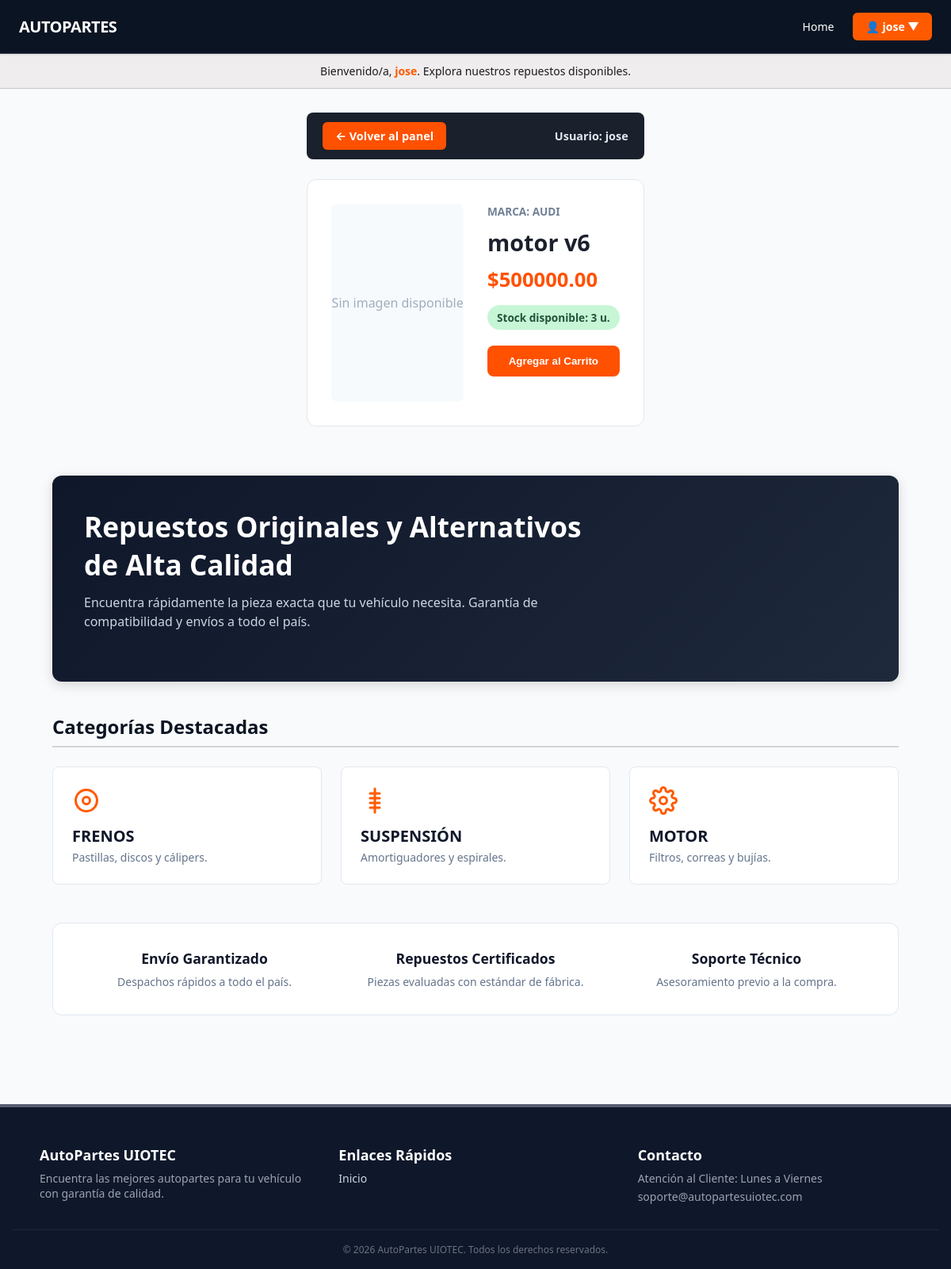
Screenshot of /cliente/producto/1/ (signed in) with the database file from the repository.
### Autopartes/models.py (models this page shows, shortened)
class Productos(models.Model):
    nombre_producto = models.CharField(max_length=30)
    marca_producto = models.CharField(max_length=20)
    precio = models.DecimalField(max_digits=10, decimal_places=2, default=0.00)
    stock = models.IntegerField(default=0)

### clientes/views.py (the view)
# urls.py: path('producto/<int:producto_id>/', views.detalle_producto, name='detalle_producto'),
@login_required
def detalle_producto(request, producto_id):
    producto = get_object_or_404(Productos, id=producto_id)
    return render(request, 'clientes/detalle.html', {'producto': producto})

### templates/clientes/detalle.html (shortened to what this page needs)
{% extends 'Autopartes/index.html' %}
{% load static %}
{% block codigoDinamico %}
<div class="detail-container">
    <div class="nav-panel-bar">
        <a href="{% url 'panel_cliente' %}" class="btn-back-panel">
            ← Volver al panel
        </a>
        <span style="color: #e2e8f0; font-weight: 600; font-size: 0.9rem;">
            Usuario: {{ request.user.username }}
        </span>
    </div>
    <div class="detail-card">
        <div>
            {% if producto.imagen %}
                <img src="{{ producto.imagen.url }}" alt="{{ producto.nombre_producto }}" style="width: 100%; border-radius: 8px; max-height: 300px; object-fit: cover;">
            {% else %}
                <div style="background: #f7fafc; height: 250px; display: flex; align-items: center; justify-content: center; color: #a0aec0; border-radius: 8px;">
                    Sin imagen disponible
                </div>
            {% endif %}
        </div>
        <div>
            <div style="font-size: 0.85rem; font-weight: 700; color: #718096; text-transform: uppercase;">MARCA: {{ producto.marca_producto }}</div>
            <h1 style="font-size: 1.8rem; font-weight: 800; margin: 10px 0; color: #1a202c;">{{ producto.nombre_producto }}</h1>
            <div style="font-size: 1.6rem; font-weight: 800; color: #FF5100; margin-bottom: 15px;">${{ producto.precio }}</div>
            {% if producto.stock > 0 %}
                <p style="color: #22543d; background: #c6f6d5; padding: 6px 12px; border-radius: 20px; display: inline-block; font-size: 0.85rem; font-weight: 700; margin-bottom: 20px;">
                    Stock disponible: {{ producto.stock }} u.
                </p>
                <form action="{% url 'agregar_al_carrito' producto.id %}" method="post">
                    <button type="submit" class="btn-cart">Agregar al Carrito</button>
                </form>
            {% else %}
                <p style="color: #742a2a; background: #fed7d7; padding: 6px 12px; border-radius: 20px; display: inline-block; font-size: 0.85rem; font-weight: 700; margin-bottom: 20px;">
                    Agotado
                </p>
                <button class="btn-cart" style="background-color: #cbd5e0; cursor: not-allowed;" disabled>Sin Stock</button>
            {% endif %}
        </div>
    </div>
</div>
{% endblock codigoDinamico %}

### templates/Autopartes/index.html (shortened to what this page needs)
{% load static %}
<!DOCTYPE html>
<html lang="es">
<head>
    <link rel="stylesheet" href="{% static 'Autopartes/styles.css' %}">
</head>
<body>
    <nav class="navbar">
        <div class="navbar-container">
            <a href="{% url 'index' %}" class="brand-title">
                Autopartes
            </a>
            <ul class="nav-links">
                <li><a href="{% url 'index' %}" style="color: var(--on-primary);">Home</a></li>
                {% if request.user.is_authenticated %}
                    <details style="position: relative; list-style: none;">
                        <summary style="list-style: none; cursor: pointer; background-color: #ff5a00; color: white; padding: 0.5rem 1rem; border-radius: 6px; font-weight: bold; display: inline-block;">
                            👤 {{ request.user.first_name|default:request.user.username }} ▼
                        </summary>
                    </details>
                {% endif %}
            </ul>
        </div>
    </nav>
    <div class="banner-info">
        <span>
            {% if request.user.is_authenticated %}
                Bienvenido/a, <strong style="color: #FF5A00;">{{ request.user.first_name|default:request.user.username }}</strong>. Explora nuestros repuestos disponibles.
            {% endif %}
        </span>
    </div>
    {% block codigoDinamico %}
    {% endblock codigoDinamico %}
    <main class="main-container" style="max-width: 1100px; margin: 2rem auto; padding: 0 1rem;">
        <section style="background: linear-gradient(135deg, #0f172a 0%, #1e293b 100%); color: #ffffff; padding: 2.5rem; border-radius: 12px; margin-bottom: 2.5rem; box-shadow: 0 4px 15px rgba(0,0,0,0.15);">
            <div style="max-width: 650px;">
                <h1 style="font-size: 2.2rem; font-weight: 800; margin-top: 0; margin-bottom: 0.75rem; color: #ffffff;">
                    Repuestos Originales y Alternativos de Alta Calidad
                </h1>
                <p style="color: #cbd5e1; font-size: 1rem; line-height: 1.5; margin-bottom: 1.5rem;">
                    Encuentra rápidamente la pieza exacta que tu vehículo necesita. Garantía de compatibilidad y envíos a todo el país.
                </p>
            </div>
        </section>
        <section style="margin-bottom: 3rem;">
            <h2 style="font-size: 1.5rem; font-weight: 700; color: var(--primary); margin-bottom: 1.5rem; border-bottom: 2px solid var(--border-color); padding-bottom: 0.5rem;">
                Categorías Destacadas
            </h2>
            <div class="cards-grid" style="display: grid; grid-template-columns: repeat(auto-fit, minmax(250px, 1fr)); gap: 1.5rem;">
                <div class="industrial-card" style="background: #ffffff; border: 1px solid #e2e8f0; border-radius: 8px; padding: 1.5rem; display: flex; flex-direction: column; justify-content: space-between;">
                    <div>
                        <svg width="36" height="36" viewBox="0 0 24 24" fill="none" stroke="#FF5A00" stroke-width="2" stroke-linecap="round" stroke-linejoin="round">
                            <circle cx="12" cy="12" r="9"></circle>
                            <circle cx="12" cy="12" r="3"></circle>
                        </svg>
                        <h3 style="font-size: 1.25rem; font-weight: 700; color: #0f172a; text-transform: uppercase; margin-top: 0.5rem;">Frenos</h3>
                        <p style="font-size: 0.875rem; color: #64748b; margin-top: 0.25rem;">Pastillas, discos y cálipers.</p>
                    </div>
                </div>
                <div class="industrial-card" style="background: #ffffff; border: 1px solid #e2e8f0; border-radius: 8px; padding: 1.5rem; display: flex; flex-direction: column; justify-content: space-between;">
                    <div>
                        <svg width="36" height="36" viewBox="0 0 24 24" fill="none" stroke="#FF5A00" stroke-width="2" stroke-linecap="round" stroke-linejoin="round">
                            <path d="M12 2v20M8 6h8M8 10h8M8 14h8M8 18h8"></path>
                        </svg>
                        <h3 style="font-size: 1.25rem; font-weight: 700; color: #0f172a; text-transform: uppercase; margin-top: 0.5rem;">Suspensión</h3>
                        <p style="font-size: 0.875rem; color: #64748b; margin-top: 0.25rem;">Amortiguadores y espirales.</p>
                    </div>
                </div>
                <div class="industrial-card" style="background: #ffffff; border: 1px solid #e2e8f0; border-radius: 8px; padding: 1.5rem; display: flex; flex-direction: column; justify-content: space-between;">
                    <div>
                        <h3 style="font-size: 1.25rem; font-weight: 700; color: #0f172a; text-transform: uppercase; margin-top: 0.5rem;">Motor</h3>
                        <p style="font-size: 0.875rem; color: #64748b; margin-top: 0.25rem;">Filtros, correas y bujías.</p>
                    </div>
                </div>
            </div>
        </section>
        <section style="background-color: #ffffff; border-radius: 12px; padding: 2rem; border: 1px solid #e2e8f0; margin-bottom: 2rem;">
            <div style="display: grid; grid-template-columns: repeat(auto-fit, minmax(200px, 1fr)); gap: 1.5rem; text-align: center;">
                <div>
                    <h4 style="margin: 0; font-size: 1.1rem; color: #0f172a; font-weight: 700;">Envío Garantizado</h4>
                    <p style="margin-top: 0.5rem; font-size: 0.875rem; color: #64748b;">Despachos rápidos a todo el país.</p>
                </div>
                <div>
                    <h4 style="margin: 0; font-size: 1.1rem; color: #0f172a; font-weight: 700;">Repuestos Certificados</h4>
                    <p style="margin-top: 0.5rem; font-size: 0.875rem; color: #64748b;">Piezas evaluadas con estándar de fábrica.</p>
                </div>
                <div>
                    <h4 style="margin: 0; font-size: 1.1rem; color: #0f172a; font-weight: 700;">Soporte Técnico</h4>
                    <p style="margin-top: 0.5rem; font-size: 0.875rem; color: #64748b;">Asesoramiento previo a la compra.</p>
                </div>
            </div>
        </section>
    </main>
    <footer class="footer" style="background-color: #0f172a; color: #ffffff; padding: 3rem 1rem 1rem 1rem; margin-top: 3rem;">
        <div style="max-width: 1100px; margin: 0 auto; display: grid; grid-template-columns: repeat(auto-fit, minmax(200px, 1fr)); gap: 2rem;">
            <div>
                <h5 style="font-size: 1.125rem; font-weight: bold; margin-bottom: 0.5rem; color: #ffffff;">AutoPartes UIOTEC</h5>
                <p style="color: #9CA3AF; font-size: 0.875rem; margin-top: 0;">Encuentra las mejores autopartes para tu vehículo con garantía de calidad.</p>
            </div>
            <div>
                <h5 style="font-size: 1.125rem; font-weight: bold; margin-bottom: 0.5rem; color: #ffffff;">Enlaces Rápidos</h5>
                <ul style="list-style: none; padding: 0; margin: 0; display: flex; flex-direction: column; gap: 0.5rem; font-size: 0.875rem;">
                    {% if request.user.is_staff %}
                        <li><a href="{% url 'productos' %}" style="color: #cbd5e1; text-decoration: none;">Productos</a></li>
                        <li><a href="{% url 'usuarios' %}" style="color: #cbd5e1; text-decoration: none;">Usuarios</a></li>
                        <li><a href="{% url 'ventas_detalles' %}" style="color: #cbd5e1; text-decoration: none;">Ventas Detalles</a></li>
                    {% else %}
                        <li><a href="{% url 'index' %}" style="color: #cbd5e1; text-decoration: none;">Inicio</a></li>
                    {% endif %}
                </ul>
            </div>
            <div>
                <h5 style="font-size: 1.125rem; font-weight: bold; margin-bottom: 0.5rem; color: #ffffff;">Contacto</h5>
                <p style="color: #9CA3AF; font-size: 0.875rem; margin: 0;">Atención al Cliente: Lunes a Viernes</p>
                <p style="color: #9CA3AF; font-size: 0.875rem; margin-top: 0.25rem;">soporte@autopartesuiotec.com</p>
            </div>
        </div>
        <div style="text-align: center; font-size: 0.75rem; color: #6B7280; margin-top: 2rem; padding-top: 1rem; border-top: 1px solid #1F2937;">
            &copy; 2026 AutoPartes UIOTEC. Todos los derechos reservados.
        </div>
    </footer>
</body>
</html>

### static/Autopartes/styles.css (style rules this page uses)
:root { --primary: #0a1422; --on-primary: #ffffff; --safety-orange: #FF5A00; --secondary: #575e70; --surface: #fbf9fa; --surface-container: #f0edee; --on-surface: #1b1b1d; --on-surface-variant: #44474c; --border-color: #D1D5DB; --outline-variant: #c5c6cc; --font-sans: system-ui, -apple-system, BlinkMacSystemFont, 'Segoe UI', Roboto, Oxygen, Ubuntu, Cantarell, sans-serif; --font-mono: 'JetBrains Mono', Consolas, Monaco, 'Courier New', monospace; }
* { box-sizing: border-box; margin: 0; padding: 0; }
body { font-family: var(--font-sans); background-color: #F9FAFB; color: var(--on-surface); min-height: 100vh; display: flex; flex-direction: column; }
.navbar { background-color: var(--primary); color: var(--on-primary); position: sticky; top: 0; z-index: 50; border-bottom: 1px solid #374151; box-shadow: 0 1px 3px rgba(0,0,0,0.1); }
.navbar-container { max-width: 1280px; margin: 0 auto; padding: 1rem 1.5rem; display: flex; flex-direction: column; align-items: center; justify-content: space-between; gap: 1rem; }
@media (min-width: 768px) { .navbar-container { flex-direction: row; } }
.brand-title { font-size: 1.25rem; font-weight: 800; text-transform: uppercase; color: var(--on-primary); text-decoration: none; letter-spacing: -0.025em; }
.nav-links { display: flex; flex-wrap: wrap; align-items: center; gap: 1.5rem; list-style: none; font-size: 0.875rem; font-weight: 500; }
.nav-links a { color: #D1D5DB; text-decoration: none; transition: color 0.2s; }
.banner-info { background-color: var(--surface-container); border-bottom: 1px solid var(--outline-variant); padding: 0.75rem 1.5rem; text-align: center; font-size: 0.875rem; }
.main-container { flex-grow: 1; width: 100%; max-width: 1280px; margin: 0 auto; padding: 2rem 1.5rem; }
.industrial-card { background-color: #ffffff; border: 1px solid var(--border-color); border-radius: 0.125rem; padding: 1.5rem; display: flex; flex-direction: column; justify-content: space-between; transition: all 0.2s ease-in-out; }
.cards-grid { display: grid; grid-template-columns: 1fr; gap: 1.5rem; }
@media (min-width: 768px) { .cards-grid { grid-template-columns: repeat(3, 1fr); } }
.footer { background-color: var(--primary); color: var(--on-primary); border-top: 4px solid var(--secondary); margin-top: auto; padding: 2rem 0; }
.footer ul { list-style: none; }
.footer a { color: #D1D5DB; text-decoration: none; }
:root { --color-primario: #0d6efd; --color-primario-hover: #0b5ed7; --color-exito: #198754; --color-exito-hover: #157347; --color-fondo: #f8f9fa; --color-texto: #212529; --color-borde: #ced4da; --sombra-tarjeta: 0 4px 12px rgba(0, 0, 0, 0.1); }

### templates/clientes/detalle.html (style rules this page uses)
.detail-container { max-width: 900px; margin: 30px auto; padding: 0 15px; }
.nav-panel-bar { display: flex; justify-content: space-between; align-items: center; background-color: #1a202c; padding: 12px 20px; border-radius: 8px; margin-bottom: 25px; }
.btn-back-panel { display: inline-flex; align-items: center; background-color: #FF5100; color: #ffffff !important; padding: 8px 16px; border-radius: 6px; text-decoration: none !important; font-weight: 700; font-size: 0.9rem; transition: background-color 0.2s ease; }
.detail-card { background: #ffffff; border-radius: 12px; border: 1px solid #e2e8f0; padding: 30px; display: grid; grid-template-columns: 1fr 1fr; gap: 30px; }
.btn-cart { width: 100%; padding: 12px; background-color: #FF5100; color: white; border: none; border-radius: 8px; font-weight: 700; cursor: pointer; }

### rows the page displays
Productos: marca_producto "AUDI", nombre_producto "motor v6", precio "500000.00", stock "3"

### other values shown
{{ request.user.first_name|default:request.user.username }} "jose"
{{ request.user.username }} "jose"
